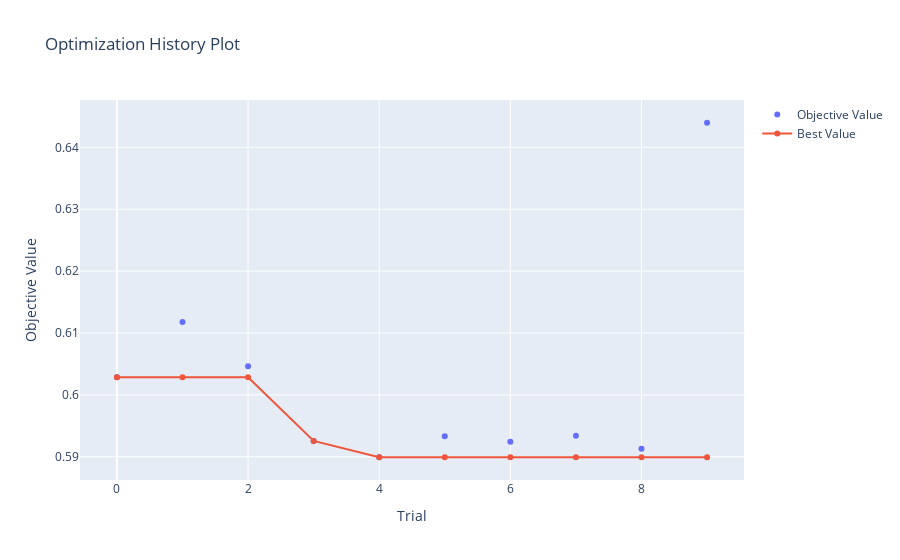

Notebook cell for this chart:
### Code cell
optuna.visualization.plot_optimization_history(study_2)

### Figure 1 — Plotly figure (JSON) as saved in the notebook; plotly's stock layout.template omitted (floating-point values rounded to 4 significant figures)
{"data": [{"mode": "markers", "name": "Objective Value", "type": "scatter", "x": [0, 1, 2, 3, 4, 5, 6, 7, 8, 9], "y": [0.6029, 0.6118, 0.6046, 0.5926, 0.5899, 0.5933, 0.5924, 0.5934, 0.5913, 0.644]}, {"name": "Best Value", "type": "scatter", "x": [0, 1, 2, 3, 4, 5, 6, 7, 8, 9], "y": [0.6029, 0.6029, 0.6029, 0.5926, 0.5899, 0.5899, 0.5899, 0.5899, 0.5899, 0.5899]}], "layout": {"title": {"text": "Optimization History Plot"}, "xaxis": {"title": {"text": "Trial"}}, "yaxis": {"title": {"text": "Objective Value"}}}}
